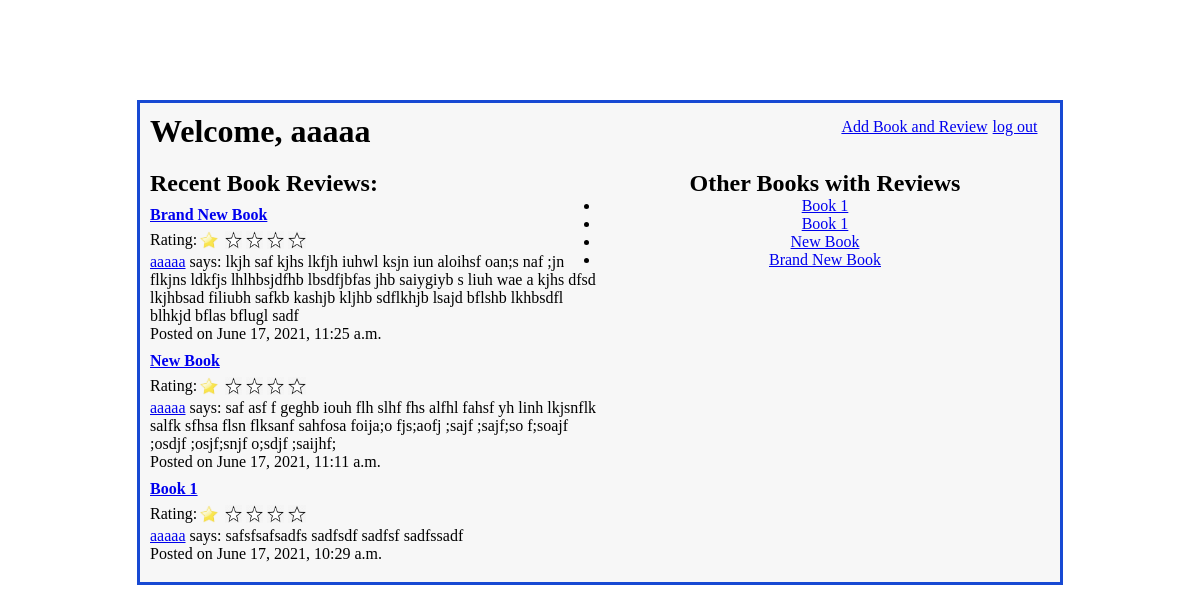
Page /books/ (signed in) on the committed database.
### dojo_reads_app/models.py (models this page shows)
class User(models.Model):
    name = models.CharField(max_length=45)
    alias = models.CharField(max_length=60)
    email = models.CharField(max_length=60)
    password = models.CharField(max_length=60)
    created_at = models.DateTimeField(auto_now_add=True)
    updated_at = models.DateTimeField(auto_now=True)
    objects = UserManager()

class Review(models.Model):
    reviewed_by = models.ForeignKey(
        User,
        related_name="user_reviews",
        on_delete = models.CASCADE
    )
    book_reviewed = models.ForeignKey(
        Book,
        related_name="book_reviews",
        on_delete = models.CASCADE
    )
    content = models.TextField()
    rating = models.IntegerField()
    created_at = models.DateTimeField(auto_now_add=True)
    updated_at = models.DateTimeField(auto_now=True)
    objects = ReviewManager()

class Book(models.Model):
    title = models.CharField(max_length=198)
    created_at = models.DateTimeField(auto_now_add=True)
    updated_at = models.DateTimeField(auto_now=True)
    objects = BookManager()

### dojo_reads_app/views.py (the view)
# urls.py: path('', views.index),
def index(request):
    if not 'user_id' in request.session:
        return redirect("/")
    context = {
        'logged_user' : User.objects.get(id=request.session['user_id']),
        'all_books' : Book.objects.all(),
        'recent_reviews': Review.objects.order_by('-created_at')[:3]
    }
    return render(request, "books_index.html", context)

### dojo_reads_app/templates/books_index.html (shortened to what this page needs)
<!DOCTYPE html>
<html lang="en">
<head>
    {% load static %}
    <link rel="stylesheet" href="{% static 'css/books_index.css' %}">
</head>
<body>
    <div id="wrapper">
        <div id="header">
            <h1>Welcome, {{ logged_user.name }}</h1>
            <a href="/books/add" id="add_book">Add Book and Review</a>
            <a href="/logout" id="logout">log out</a>
        </div>
        <div id="content">
            <div id="recent_reviews">
                <h2>Recent Book Reviews:</h2>
                {% for review in recent_reviews %}
                    <h4><a href="/books/{{ review.book_reviewed.id }}">{{ review.book_reviewed.title }}</a></h4>
                    <div id="rating">
                        <p>Rating: </p>
                        {% if review.rating == 5 %}
                            <div class="stars">
                                <img src="{% static 'img/gold_star.png' %}" alt="gold star">
                                <img src="{% static 'img/gold_star.png' %}" alt="gold star">
                                <img src="{% static 'img/gold_star.png' %}" alt="gold star">
                                <img src="{% static 'img/gold_star.png' %}" alt="gold star">
                                <img src="{% static 'img/gold_star.png' %}" alt="gold star">
                            </div>
                        {% elif review.rating == 1 %}
                            <div class="stars">
                                <img src="{% static 'img/gold_star.png' %}" alt="gold star">
                                <img src="{% static 'img/blank_star.jpg' %}" alt="blank star">
                                <img src="{% static 'img/blank_star.jpg' %}" alt="blank star">
                                <img src="{% static 'img/blank_star.jpg' %}" alt="blank star">
                                <img src="{% static 'img/blank_star.jpg' %}" alt="blank star">
                            </div>
                        {% endif %}
                    </div>
                    <p><a href="/books/{{review.reviewed_by.id}}">{{review.reviewed_by.name}}</a> says: {{review.content}}</p>
                    <p id="posted">Posted on {{review.created_at}}</p>
                {% endfor %}
            </div>
            <div id="other_books">
                <h2>Other Books with Reviews</h2>
                <ul>
                    {% for book in all_books %}
                        {% if book.book_reviews.all.count > 0 %}
                            <li><a href="/books/{{ book.id }}">{{ book.title }}</a></li>
                        {% endif %}
                    {%endfor%}
                </ul>
            </div>
        </div>
    </div>
</body>
</html>

### dojo_reads_app/static/css/books_index.css (style rules this page uses)
* { margin: 0; padding: 0; }
#wrapper { width: 900px; margin: 100px auto; border: 3px solid rgb(23, 73, 211); padding: 10px; background-color: #F7F7F7; }
#header { display: flex; margin-bottom: 20px; }
#header a { padding-top: 5px; }
#add_book { margin-left: 471px; }
#logout { margin-left: 5px; }
#content { display: flex; }
#recent_reviews, #other_books { flex: 1 }
#recent_reviews h2 { margin-bottom: 9px; }
#recent_reviews h4 { margin-bottom: 7px; }
#rating { display: flex; }
#rating img { height: 18px; }
#posted { margin-bottom: 9px; }
#other_books, #other_books li { text-align: center; }

### rows in the picture
User: name "aaaaa"
Review: book_reviewed "Brand New Book", rating 1 (drawn), reviewed_by.name "aaaaa", content "lkjh saf kjhs lkfjh iuhwl ksjn iun aloihsf oan;s naf ;jn flkjns ldkfjs lhlhbsjdfhb lbsdfjbfas jhb saiygiyb s liuh wae a kjhs dfsd lkjhbsad filiubh safkb kashjb kljhb sdflkhjb lsajd bflshb lkhbsdfl blhkjd bflas bflugl sadf", created_at "June 17, 2021, 11:25 a.m."
Review: book_reviewed "New Book", rating 1 (drawn), reviewed_by.name "aaaaa", content "saf asf f geghb iouh flh slhf fhs alfhl fahsf yh linh lkjsnflk salfk sfhsa flsn flksanf sahfosa foija;o fjs;aofj ;sajf ;sajf;so f;soajf ;osdjf ;osjf;snjf o;sdjf ;saijhf;", created_at "June 17, 2021, 11:11 a.m."
Review: book_reviewed "Book 1", rating 1 (drawn), reviewed_by.name "aaaaa", content "safsfsafsadfs sadfsdf sadfsf sadfssadf", created_at "June 17, 2021, 10:29 a.m."
Book: title "Book 1"
Book: title "Book 1"
Book: title "New Book"
Book: title "Brand New Book"
